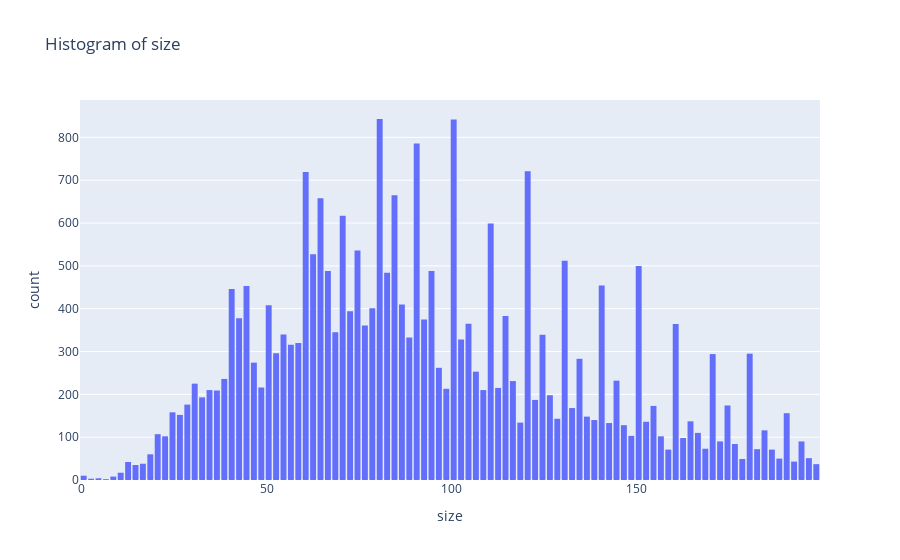

Notebook code cell kept with this figure:
### Code cell
prep.histogram(df[df['size']<200],'size')

### Figure 1 — Plotly figure (JSON) as saved in the notebook; plotly's stock layout.template omitted (floating-point values rounded to 4 significant figures; data arrays with more than 128 entries replaced by an {"elided": "..."} marker saying what was removed)
{"data": [{"alignmentgroup": "True", "bingroup": "x", "hovertemplate": "size=%{x}<br>count=%{y}<extra></extra>", "legendgroup": "", "marker": {"color": "#636efa", "pattern": {"shape": ""}}, "name": "", "nbinsx": 100, "offsetgroup": "", "orientation": "v", "showlegend": false, "type": "histogram", "x": {"elided": "26224 int values"}, "xaxis": "x", "yaxis": "y"}], "layout": {"bargap": 0.2, "barmode": "relative", "legend": {"tracegroupgap": 0}, "title": {"text": "Histogram of size"}, "xaxis": {"anchor": "y", "domain": [0, 1], "title": {"text": "size"}}, "yaxis": {"anchor": "x", "domain": [0, 1], "title": {"text": "count"}}}}
